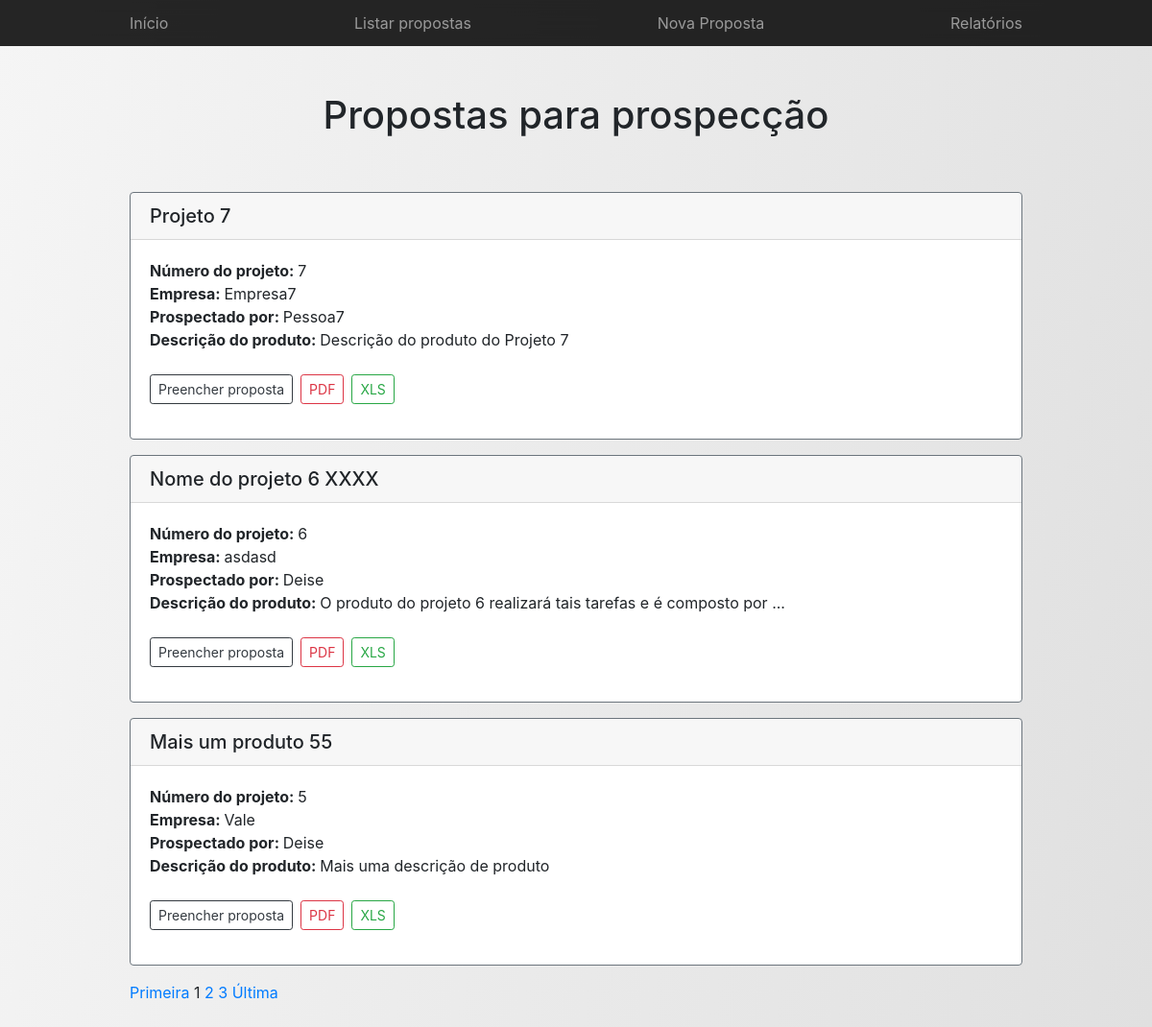
The page /spp_ifes/view/listar.php on the database its author committed.
### tables this page shows
CREATE TABLE IF NOT EXISTS `projeto` (
  `id_projeto` int(11) NOT NULL AUTO_INCREMENT,
  `viabilidade` varchar(2000) NOT NULL,
  `efeitos` varchar(2000) NOT NULL,
  `equipe` varchar(2000) NOT NULL,
  `nome_projeto` varchar(100) NOT NULL,
  `riscos` varchar(2000) NOT NULL,
  `entregas` varchar(2000) NOT NULL,
  `premissas` varchar(2000) NOT NULL,
  `cronograma` varchar(2000) NOT NULL,
  `custo` varchar(2000) NOT NULL,
  `interessados` varchar(2000) NOT NULL,
  `anotacoes_complementares` varchar(2000) NOT NULL,
  `created` datetime NOT NULL,
  `modified` datetime DEFAULT NULL,
  `id_empresa` int(11) NOT NULL,
  `id_pessoa` int(11) NOT NULL,
  PRIMARY KEY (`id_projeto`)
);

CREATE TABLE IF NOT EXISTS `empresa` (
  `id_empresa` int(11) NOT NULL AUTO_INCREMENT,
  `nome_empresa` varchar(100) DEFAULT NULL,
  `cnpj` varchar(14) DEFAULT NULL,
  `tipo_empresa` varchar(50) DEFAULT NULL,
  PRIMARY KEY (`id_empresa`)
);

CREATE TABLE IF NOT EXISTS `pessoa` (
  `id_pessoa` int(11) NOT NULL AUTO_INCREMENT,
  `nome_pessoa` varchar(100) DEFAULT NULL,
  `telefone` varchar(11) DEFAULT NULL,
  `email` varchar(100) DEFAULT NULL,
  PRIMARY KEY (`id_pessoa`)
);

CREATE TABLE IF NOT EXISTS `produto` (
  `id_produto` int(11) NOT NULL AUTO_INCREMENT,
  `nome_produto` varchar(450) DEFAULT NULL,
  `descricao_produto` varchar(4000) DEFAULT NULL,
  `id_projeto` int(11) DEFAULT NULL,
  PRIMARY KEY (`id_produto`),
  KEY `FK_PRODUTO_1` (`id_projeto`)
);

### spp_ifes/controller/funcoes.php (called while the page is built, shortened)
<?php
function connect()
{
    $servidor = "localhost";
    $usuario = "root";
    $senha = "";
    $dbname = "spp_ifes";
    $conn = mysqli_connect($servidor, $usuario, $senha, $dbname);
    return $conn;
}
function limita_caracteres($texto, $limite, $quebra = true){
   $tamanho = strlen($texto);
   if($tamanho <= $limite){
      $novo_texto = $texto;
   }
   return $novo_texto;
}
function getAllProjetos($inicio, $qnt_result_pg, $order){
    if($order == 0)
    {
        $result_projeto = "SELECT P.id_projeto, P.nome_projeto, PS.nome_pessoa, E.nome_empresa, PD.descricao_produto
        FROM PROJETO P
        INNER JOIN EMPRESA E
        ON P.id_empresa = E.id_empresa
        INNER JOIN PESSOA PS
        ON P.id_pessoa = PS.id_pessoa
        INNER JOIN PRODUTO PD
        ON P.id_projeto = PD.id_projeto
        ORDER BY id_projeto
        LIMIT $inicio, $qnt_result_pg";
        $resultado_projeto = mysqli_query(connect(), $result_projeto);
    }
    else
    {
        $result_projeto = "SELECT P.id_projeto, P.nome_projeto, PS.nome_pessoa, E.nome_empresa, PD.descricao_produto
        FROM PROJETO P
        INNER JOIN EMPRESA E
        ON P.id_empresa = E.id_empresa
        INNER JOIN PESSOA PS
        ON P.id_pessoa = PS.id_pessoa
        INNER JOIN PRODUTO PD
        ON P.id_projeto = PD.id_projeto
        ORDER BY id_projeto DESC
        LIMIT $inicio, $qnt_result_pg";
        $resultado_projeto = mysqli_query(connect(), $result_projeto);
    }
    return $resultado_projeto;
}
function totalProjetos()
{
    $query = "SELECT COUNT(id_projeto) FROM projeto";
    $result = mysqli_query(connect(), $query);
    $row = mysqli_fetch_row($result);
    $value = $row[0];
    return $value;
}
?>

### spp_ifes/controller/exibicao.php (called while the page is built, shortened)
<?php
    $pagina_atual = filter_input(INPUT_GET,'pagina', FILTER_SANITIZE_NUMBER_INT);
    $pagina = (!empty($pagina_atual)) ? $pagina_atual : 1;
?>

### spp_ifes/controller/exibir_projetos.php (the view, shortened to what this page needs)
<?php
include_once("funcoes.php");
    while($row = mysqli_fetch_assoc($result)){
        ?>
        <div class="card border-secondary mb-3">
            <h5 class="card-header"><?php echo "<b></b>" . utf8_encode($row['nome_projeto']); ?></h5>
                <div class="card-body">
                    <?php
                        echo "<b>Número do projeto: </b>" . utf8_encode($row['id_projeto']) . "<br>";
                        echo "<b>Empresa: </b>" . utf8_encode($row['nome_empresa']) . "<br>";
                        echo "<b>Prospectado por: </b>" . utf8_encode($row['nome_pessoa']) . "<br>";
                        echo "<b>Descrição do produto: </b>" . utf8_encode(limita_caracteres($row['descricao_produto'], 250)) . "<br><br>";
                        echo "<p><a class='btn btn-sm mr-2 btn-outline-dark' href='edit_formulario.php?id=" . $row['id_projeto'] . "' role='button'>Preencher proposta</a>";
                        echo "<a class='btn btn-sm mr-2 btn-outline-danger' href='../controller/gerar_pdf.php?id=" . $row['id_projeto'] . "' role='button'>PDF</a>";
                        echo "<a class='btn btn-sm btn-outline-success' href='../controller/gerar_planilha.php?id=" . $row['id_projeto'] . "' role='button'>XLS</a></p>";
                    ?>
                </div>
        </div>
        <?php
    }
    $quantidade_pg = ceil($qtd_total / $qnt_result_pg);
    $max_links = 2;
    echo "<a href='$nome_pagina?pagina=1'>Primeira</a> ";
    echo "$pagina ";
    for($pag_dep = $pagina + 1; $pag_dep <= $pagina + $max_links; $pag_dep++){
        if($pag_dep <= $quantidade_pg){
            echo "<a href='$nome_pagina?pagina=$pag_dep'>$pag_dep</a> ";
        }
    }
    echo "<a href='$nome_pagina?pagina=$quantidade_pg'>Última</a><br><br>";
?>

### spp_ifes/view/listar.php (shortened to what this page needs)
<?php
include_once("../controller/funcoes.php");
include_once("../controller/exibicao.php");
?>
<!DOCTYPE html>
<html lang="pt-br">
	<body id="grad1">
		<div class="container">
			<div class="py-5 text-center">
				<h1>Propostas para prospecção</h1>
			</div>
			<?php
				$result = getAllProjetos($inicio, $qnt_result_pg, $order);
				$qtd_total = totalProjetos();
				$nome_pagina = 'listar.php';
				include_once("../controller/exibir_projetos.php");
			?>
		</div>
	</body>
</html>

### rows shown on the page
projeto: nome_projeto "Projeto 7", id_projeto "7", id_empresa.nome_empresa "Empresa7", id_pessoa.nome_pessoa "Pessoa7", produto.descricao_produto "Descrição do produto do Projeto 7"
projeto: nome_projeto "Nome do projeto 6 XXXX", id_projeto "6", id_empresa.nome_empresa "asdasd", id_pessoa.nome_pessoa "Deise", produto.descricao_produto "O produto do projeto 6 realizará tais tarefas e é composto por ..."
projeto: nome_projeto "Mais um produto 55", id_projeto "5", id_empresa.nome_empresa "Vale", id_pessoa.nome_pessoa "Deise", produto.descricao_produto "Mais uma descrição de produto"

### other values the page prints
$pagina "1"
